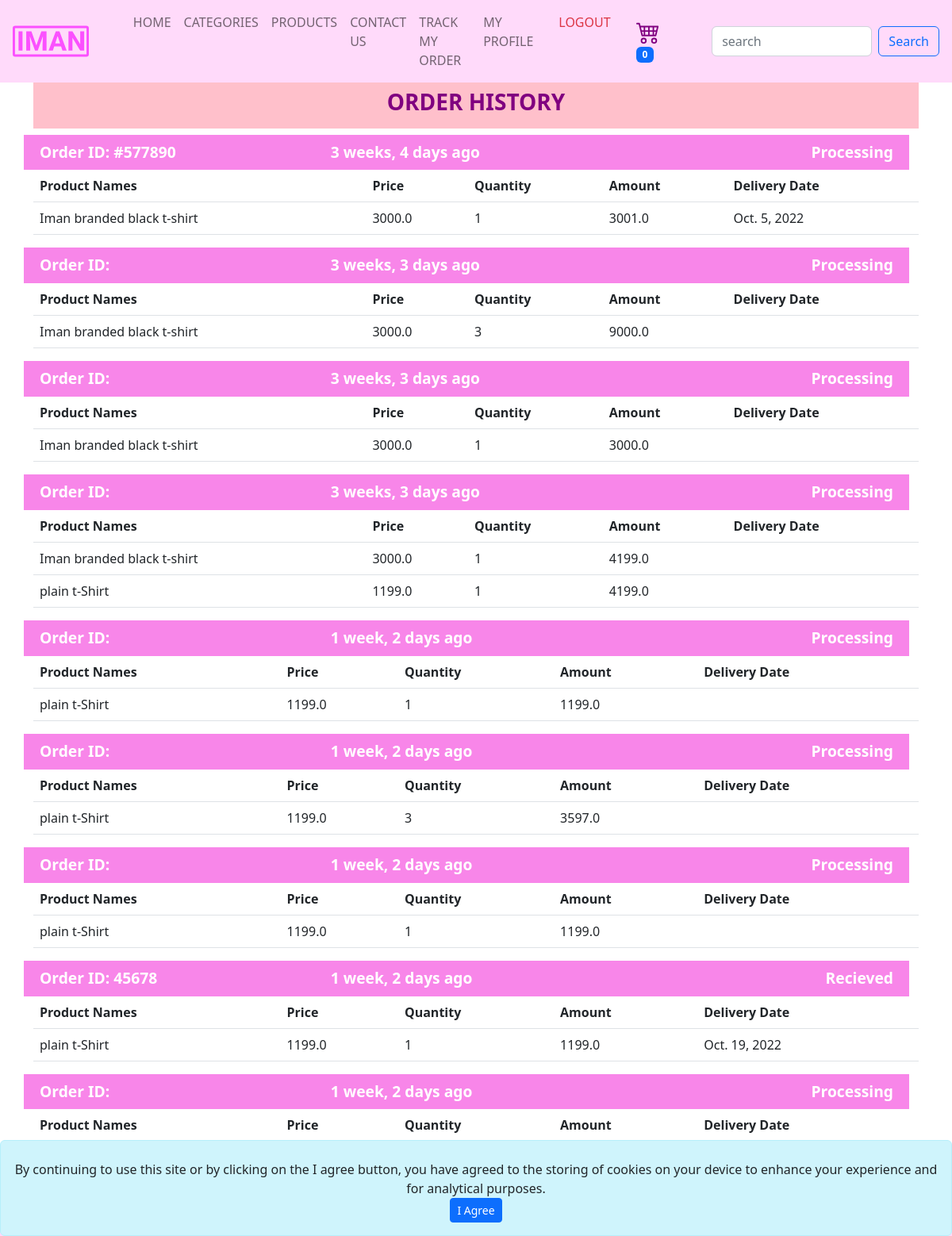
The app's page /order/track-order (signed in) with its own data.
### order/models.py (models this page shows, shortened)
class Order(models.Model):
    STATUS_CHOICES = [
        (1, "Canceled"),
        (2, "Recieved"),
        (3, "Processing"),
        (4, "Pending"),
    ]
    user = models.ForeignKey(
        User, on_delete=models.CASCADE, blank=True, default="", null=True, related_name="orders")
    country = models.CharField(max_length=200)
    state = models.CharField(max_length=200)
    zip_code = models.CharField(max_length=10, null=True)
    delivery_address = models.TextField()
    full_name = models.CharField(
        max_length=200, blank=True, default="", null=True)
    email = models.EmailField(blank=True, default="", null=True)
    phone_number = models.CharField(
        max_length=20, blank=True, default="", null=True)
    device = models.CharField(
        max_length=100, default="", blank=True, null=True)
    tracking_id = models.CharField(max_length=10, null=True)
    total_amount = models.FloatField()
    status = models.PositiveIntegerField(choices=STATUS_CHOICES, default=4)
    delivery_date = models.DateField(null=True)
    date_added = models.DateTimeField(auto_now_add=True)

class OrderItem(models.Model):
    product = models.ForeignKey(
        Product, on_delete=models.DO_NOTHING, related_name="orders")
    quantity = models.PositiveBigIntegerField()
    order = models.ForeignKey(
        Order, on_delete=models.CASCADE, related_name="order_items")

### products/models.py (models this page shows, shortened)
class Product(models.Model):
    GENDER_CHOICES = [
        ("M", "Male"),
        ("F", "Female"),
        ("U", "Unisex")
    ]
    brand_name = models.CharField(max_length=200, blank=True, default="")
    gender = models.CharField(max_length=1, choices=GENDER_CHOICES)
    category = models.ForeignKey(
        Category, on_delete=models.CASCADE, null=True, related_name="products")
    name = models.CharField(max_length=30)
    price = models.FloatField()
    product_size = models.CharField(max_length=200, blank=True, default="")
    product_color = models.CharField(max_length=200, blank=True, default="")
    available_quantity = models.PositiveBigIntegerField()
    delivery_days = models.PositiveIntegerField()
    description = models.TextField()
    image = models.ImageField(upload_to="product-images", blank=True)
    added_at = models.DateTimeField(auto_now_add=True)
    added_by = models.ForeignKey(
        "user.User", on_delete=models.DO_NOTHING, limit_choices_to={"staff": True}, related_name="products_added")
    slug = models.CharField(max_length=200, blank=True, default="")

### order/views.py (the view)
# urls.py: path("track-order", views.track_order, name="track_order")
def track_order(request):
    tracking_id = request.GET.get("tracking_id")
    if tracking_id is not None:
        orders = Order.objects.filter(
            tracking_id=tracking_id)
        context = {"orders": orders}
        return render(request, "order/order.html", context=context)
    if request.user.is_authenticated:
        orders = request.user.orders.exclude(status=4)
    else:
        orders = Order.objects.filter(
            device=request.COOKIES['device']).exclude(status=4)
    context = {"orders": orders}
    return render(request, "order/order.html", context=context)

### base/cart_count_context.py (called while the page is built)
def get_cart_count(request):
    return {
        "cart_count": request.user.cart.count() if request.user.is_authenticated else Cart.objects.filter(
            device=request.COOKIES.get('device')).count() or '0'
    }

### order/templates/order/order.html
{% extends 'base/base.html'%} {% load static%} {% load humanize %} {% block title %} Order History {% endblock %}
{% block content %}
<section class="container mt-5">
  <div class="row text-center">
    <div class="col-12">
      <h3 style="background-color: pink;color: purple; font-weight: 700; width: 100%" class="p-3 text-uppercase">
        Order History
      </h3>
    </div>
  </div>
  {% for order in orders %}
  <div class="row p-2"
    style="width: 100%; background-color: rgb(248, 134, 233); padding: 10px; color: white; font-weight: 700; font-size: 22.0px;">
    <small class="col-4">
      Order ID: {% if order.tracking_id %} {{order.tracking_id}} {% endif %}
    </small>
    <small class="col-4">
      {{order.date_added|naturaltime}}
    </small>
    <small class="col-4 text-end">{{order.get_status_display}}</small>
  </div>
  <div style="width: 100%; overflow-x: auto;">
    <table class="table">
      <thead>
        <tr>
          <th scope="col">Product Names</th>
          <th scope="col">Price</th>
          <th scope="col">Quantity</th>
          <th scope="col">Amount</th>
          <th scope="col">Delivery Date</th>
        </tr>
      </thead>
      <tbody>
        {% for item in order.order_items.all %}
        <tr>
          <td>
            {{item.product.name}}
          </td>
          <td>
            {{item.product.price}}
          </td>
          <td>
            {{item.quantity}}
          </td>
          <td>
            {{order.total_amount}}
          </td>
          <td>
            {% if order.delivery_date %}
            {{order.delivery_date}}
            {% endif %}
          </td>
        </tr>
        {% endfor %}
      </tbody>
    </table>
  </div>
  {% endfor %}
</section>
{% endblock %}

### records on screen
Order: tracking_id "#577890", date_added "3 weeks, 4 days ago", status "Processing", total_amount "3001.0", delivery_date "Oct. 5, 2022"
OrderItem: product.name "Iman branded black t-shirt", product.price "3000.0", quantity "1"
Order: date_added "3 weeks, 3 days ago", status "Processing", total_amount "9000.0"
OrderItem: product.name "Iman branded black t-shirt", product.price "3000.0", quantity "3"
Order: date_added "3 weeks, 3 days ago", status "Processing", total_amount "3000.0"
OrderItem: product.name "Iman branded black t-shirt", product.price "3000.0", quantity "1"
Order: date_added "3 weeks, 3 days ago", status "Processing", total_amount "4199.0"
OrderItem: product.name "Iman branded black t-shirt", product.price "3000.0", quantity "1"
OrderItem: product.name "plain t-Shirt", product.price "1199.0", quantity "1"
Order: date_added "1 week, 2 days ago", status "Processing", total_amount "1199.0"
OrderItem: product.name "plain t-Shirt", product.price "1199.0", quantity "1"
Order: date_added "1 week, 2 days ago", status "Processing", total_amount "3597.0"
OrderItem: product.name "plain t-Shirt", product.price "1199.0", quantity "3"
Order: date_added "1 week, 2 days ago", status "Processing", total_amount "1199.0"
OrderItem: product.name "plain t-Shirt", product.price "1199.0", quantity "1"
Order: tracking_id "45678", date_added "1 week, 2 days ago", status "Recieved", total_amount "1199.0", delivery_date "Oct. 19, 2022"
OrderItem: product.name "plain t-Shirt", product.price "1199.0", quantity "1"
Order: date_added "1 week, 2 days ago", status "Processing"

### other values on screen
{{ cart_count }} "0"
